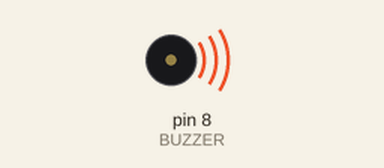
Recording of a sketch running on a simulated Arduino Uno, built with avr-gcc and run on an emulated ATmega328P. On the bench: buzzer (waves = sounding). What the sketch prints to the serial monitor is not drawn.

Above: at 0.2 s.
At 7.97 s:
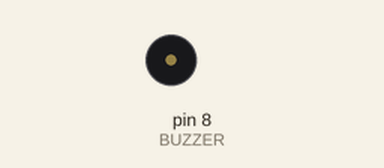
Timing chart, 0 to 8.3 s (numbered marks = the images above):
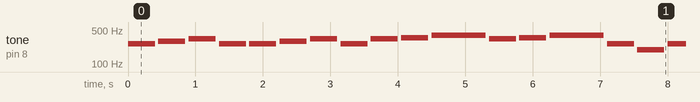

The sketch:

ex_melody.ino
```cpp
// Made from a Python program in the ZERO1 Simulator; edits here are not turned back into Python.
/*
Buzzer melody: Frere Jacques.
*/

const int BUZZER = 8;          // buzzer

const long NOTE_G3 = 196;
const long NOTE_C4 = 262;
const long NOTE_D4 = 294;
const long NOTE_E4 = 330;
const long NOTE_F4 = 349;
const long NOTE_G4 = 392;
const long NOTE_A4 = 440;
// The song: one entry per note, and how long each lasts in milliseconds
const long MELODY[20] = {NOTE_C4, NOTE_D4, NOTE_E4, NOTE_C4, NOTE_C4, NOTE_D4, NOTE_E4, NOTE_C4, NOTE_E4, NOTE_F4, NOTE_G4, NOTE_E4, NOTE_F4, NOTE_G4, NOTE_C4, NOTE_G3, NOTE_C4, NOTE_C4, NOTE_G3, NOTE_C4};
const long DURATIONS[20] = {400, 400, 400, 400, 400, 400, 400, 400, 400, 400, 800, 400, 400, 800, 400, 400, 800, 400, 400, 800};

// Runs once: the lines before "while True:"
void setup() {
  Serial.begin(9600);
  pinMode(BUZZER, OUTPUT);
}

// Runs forever: the body of "while True:" (line 23)
void loop() {
  Serial.println("Playing Frere Jacques");
  for (long i = 0; i < 20; i++) {
    tone(BUZZER, MELODY[i]);   // start the note
    pySleepMs(DURATIONS[i], 27);  // let it sound
    noTone(BUZZER);
    delay(50);                 // a short silence between two notes
  }
  delay(2000);
}

// ---- Helpers that make C++ behave like Python ----

// Stops the program like a Python error: the message goes to the Serial Monitor, then the board halts
void pyFail(int line, String text) {
  Serial.print("Line ");
  Serial.print(line);
  Serial.print(": ");
  Serial.println(text);
  Serial.flush();
  abort();
}

// Python's time.sleep_ms(ms) for a value that is not a fixed number
void pySleepMs(long ms, int line) {
  if (ms < 0) pyFail(line, "ValueError: sleep length must be non-negative");
  delay(ms);
}
```

Measured:
- by itself, tone on pin 8 (BUZZER): plays 262 Hz for 0.40 s, 294 Hz for 0.40 s, 330 Hz for 0.40 s, 262 Hz for 0.40 s, 262 Hz for 0.40 s, 294 Hz for 0.40 s … (209 notes in this stretch)
